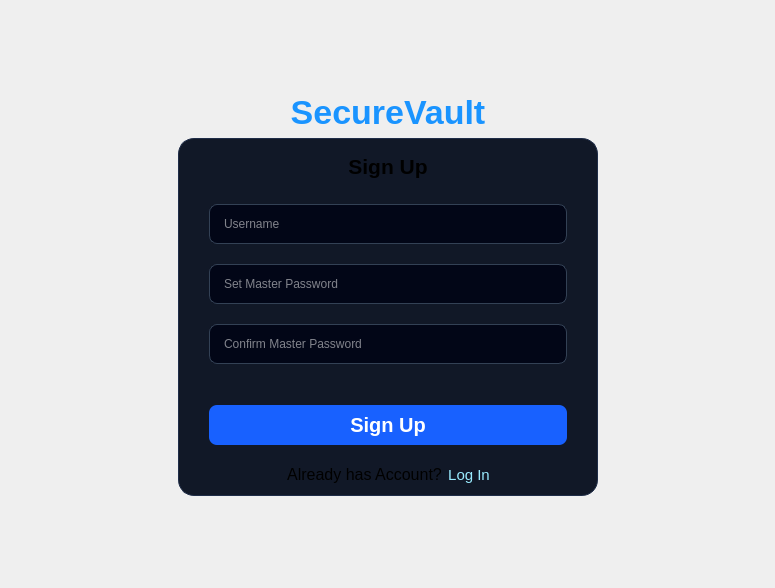
<?xml version="1.0" encoding="UTF-8"?>
<ui version="4.0">
 <class>SignupPage</class>
 <widget class="QWidget" name="SignupPage">
  <property name="geometry">
   <rect>
    <x>0</x>
    <y>0</y>
    <width>775</width>
    <height>588</height>
   </rect>
  </property>
  <property name="windowTitle">
   <string>SignupPage</string>
  </property>
  <property name="styleSheet">
   <string notr="true">#signupCard {
    background-color: rgb(17, 24, 39);
    border-radius: 16px;
	border: 1px solid rgb(31, 45, 72);
}

QLabel#appName{
font-size: 34px;
color: rgb(26, 148, 255);
font-weight: bold;
}

QLineEdit {
    background-color: rgb(2, 6, 23);
    color: rgb(255, 255, 255);
    border: 1px solid rgb(51, 65, 85);
    border-radius: 8px;
    padding: 8px 12px;
}
QLineEdit:focus {
    border: 1px solid rgb(10, 94, 221);
}

#signupButton {
    background-color: rgb(24, 97, 255);
    color: rgb(255, 255, 255);
	font-size: 20px;
    font-weight: bold;
	border-radius: 8px;
}
#signupButton:hover {
    background-color: rgb(59, 130, 246);
}

#loginButton {
    background: transparent;
    border: none;
    padding: 0;
    color: rgb(153, 235, 255);   
    font-weight: normal;
}

#loginButton:hover {
    text-decoration: underline;
}

#loginButton:pressed {
    color: rgb(0, 90, 158);
}

#signupLabel {
	padding: 5px 7px;
}</string>
  </property>
  <layout class="QGridLayout" name="gridLayout_4">
   <item row="1" column="1">
    <widget class="QWidget" name="widget" native="true">
     <layout class="QGridLayout" name="gridLayout_3">
      <item row="0" column="0">
       <widget class="QLabel" name="appName">
        <property name="minimumSize">
         <size>
          <width>70</width>
          <height>40</height>
         </size>
        </property>
        <property name="maximumSize">
         <size>
          <width>16777215</width>
          <height>50</height>
         </size>
        </property>
        <property name="font">
         <font>
          <pointsize>-1</pointsize>
          <bold>true</bold>
          <underline>false</underline>
         </font>
        </property>
        <property name="styleSheet">
         <string notr="true"/>
        </property>
        <property name="text">
         <string>SecureVault</string>
        </property>
        <property name="alignment">
         <set>Qt::AlignmentFlag::AlignCenter</set>
        </property>
       </widget>
      </item>
      <item row="1" column="0">
       <widget class="QWidget" name="signupCard" native="true">
        <property name="sizePolicy">
         <sizepolicy hsizetype="Fixed" vsizetype="Preferred">
          <horstretch>0</horstretch>
          <verstretch>0</verstretch>
         </sizepolicy>
        </property>
        <property name="minimumSize">
         <size>
          <width>420</width>
          <height>350</height>
         </size>
        </property>
        <property name="maximumSize">
         <size>
          <width>399</width>
          <height>400</height>
         </size>
        </property>
        <property name="autoFillBackground">
         <bool>false</bool>
        </property>
        <property name="styleSheet">
         <string notr="true"/>
        </property>
        <layout class="QVBoxLayout" name="verticalLayout_5">
         <item>
          <layout class="QVBoxLayout" name="signupCardLayout" stretch="0,0,0,5,0,5,5">
           <property name="spacing">
            <number>20</number>
           </property>
           <property name="leftMargin">
            <number>20</number>
           </property>
           <property name="rightMargin">
            <number>20</number>
           </property>
           <property name="bottomMargin">
            <number>0</number>
           </property>
           <item>
            <widget class="QLabel" name="signupLabel">
             <property name="font">
              <font>
               <pointsize>16</pointsize>
               <bold>true</bold>
              </font>
             </property>
             <property name="styleSheet">
              <string notr="true"/>
             </property>
             <property name="text">
              <string>Sign Up</string>
             </property>
             <property name="alignment">
              <set>Qt::AlignmentFlag::AlignCenter</set>
             </property>
            </widget>
           </item>
           <item>
            <widget class="QLineEdit" name="usernameLineEdit">
             <property name="minimumSize">
              <size>
               <width>60</width>
               <height>40</height>
              </size>
             </property>
             <property name="maximumSize">
              <size>
               <width>400</width>
               <height>40</height>
              </size>
             </property>
             <property name="styleSheet">
              <string notr="true"/>
             </property>
             <property name="placeholderText">
              <string>Username</string>
             </property>
            </widget>
           </item>
           <item>
            <widget class="QLineEdit" name="passwordLineEdit">
             <property name="minimumSize">
              <size>
               <width>60</width>
               <height>40</height>
              </size>
             </property>
             <property name="maximumSize">
              <size>
               <width>400</width>
               <height>40</height>
              </size>
             </property>
             <property name="styleSheet">
              <string notr="true"/>
             </property>
             <property name="echoMode">
              <enum>QLineEdit::EchoMode::Password</enum>
             </property>
             <property name="placeholderText">
              <string>Set Master Password</string>
             </property>
            </widget>
           </item>
           <item>
            <widget class="QLineEdit" name="confirmPasswordLineEdit">
             <property name="minimumSize">
              <size>
               <width>60</width>
               <height>40</height>
              </size>
             </property>
             <property name="maximumSize">
              <size>
               <width>400</width>
               <height>40</height>
              </size>
             </property>
             <property name="styleSheet">
              <string notr="true"/>
             </property>
             <property name="echoMode">
              <enum>QLineEdit::EchoMode::Password</enum>
             </property>
             <property name="placeholderText">
              <string>Confirm Master Password</string>
             </property>
            </widget>
           </item>
           <item>
            <widget class="QLabel" name="messageLabel">
             <property name="maximumSize">
              <size>
               <width>320</width>
               <height>20</height>
              </size>
             </property>
             <property name="font">
              <font>
               <pointsize>-1</pointsize>
              </font>
             </property>
             <property name="styleSheet">
              <string notr="true">#errorLabel{
	color: #ff4d4f;
	font-size: 13px;
}</string>
             </property>
             <property name="text">
              <string/>
             </property>
            </widget>
           </item>
           <item>
            <widget class="QPushButton" name="signupButton">
             <property name="minimumSize">
              <size>
               <width>60</width>
               <height>40</height>
              </size>
             </property>
             <property name="maximumSize">
              <size>
               <width>400</width>
               <height>40</height>
              </size>
             </property>
             <property name="cursor">
              <cursorShape>PointingHandCursor</cursorShape>
             </property>
             <property name="styleSheet">
              <string notr="true"/>
             </property>
             <property name="text">
              <string>Sign Up</string>
             </property>
             <property name="checkable">
              <bool>false</bool>
             </property>
             <property name="flat">
              <bool>false</bool>
             </property>
            </widget>
           </item>
           <item>
            <layout class="QHBoxLayout" name="bottombarLayout">
             <item>
              <spacer name="horizontalSpacer_3">
               <property name="orientation">
                <enum>Qt::Orientation::Horizontal</enum>
               </property>
               <property name="sizeHint" stdset="0">
                <size>
                 <width>40</width>
                 <height>20</height>
                </size>
               </property>
              </spacer>
             </item>
             <item>
              <widget class="QLabel" name="hasAccountLabel">
               <property name="maximumSize">
                <size>
                 <width>400</width>
                 <height>60</height>
                </size>
               </property>
               <property name="font">
                <font>
                 <pointsize>12</pointsize>
                </font>
               </property>
               <property name="text">
                <string>&lt;html&gt;&lt;head/&gt;&lt;body&gt;&lt;p&gt;Already has Account?&lt;/p&gt;&lt;/body&gt;&lt;/html&gt;</string>
               </property>
               <property name="alignment">
                <set>Qt::AlignmentFlag::AlignCenter</set>
               </property>
              </widget>
             </item>
             <item>
              <widget class="QPushButton" name="loginButton">
               <property name="font">
                <font>
                 <pointsize>11</pointsize>
                 <bold>false</bold>
                </font>
               </property>
               <property name="styleSheet">
                <string notr="true"/>
               </property>
               <property name="text">
                <string>Log In</string>
               </property>
              </widget>
             </item>
             <item>
              <spacer name="horizontalSpacer_4">
               <property name="orientation">
                <enum>Qt::Orientation::Horizontal</enum>
               </property>
               <property name="sizeHint" stdset="0">
                <size>
                 <width>40</width>
                 <height>20</height>
                </size>
               </property>
              </spacer>
             </item>
            </layout>
           </item>
          </layout>
         </item>
        </layout>
       </widget>
      </item>
     </layout>
    </widget>
   </item>
   <item row="0" column="1">
    <spacer name="verticalSpacer_1">
     <property name="orientation">
      <enum>Qt::Orientation::Vertical</enum>
     </property>
     <property name="sizeHint" stdset="0">
      <size>
       <width>20</width>
       <height>40</height>
      </size>
     </property>
    </spacer>
   </item>
   <item row="1" column="0">
    <spacer name="horizontalSpacer_1">
     <property name="orientation">
      <enum>Qt::Orientation::Horizontal</enum>
     </property>
     <property name="sizeHint" stdset="0">
      <size>
       <width>40</width>
       <height>20</height>
      </size>
     </property>
    </spacer>
   </item>
   <item row="2" column="1">
    <spacer name="verticalSpacer_2">
     <property name="orientation">
      <enum>Qt::Orientation::Vertical</enum>
     </property>
     <property name="sizeHint" stdset="0">
      <size>
       <width>20</width>
       <height>40</height>
      </size>
     </property>
    </spacer>
   </item>
   <item row="1" column="2">
    <spacer name="horizontalSpacer_2">
     <property name="orientation">
      <enum>Qt::Orientation::Horizontal</enum>
     </property>
     <property name="sizeHint" stdset="0">
      <size>
       <width>40</width>
       <height>20</height>
      </size>
     </property>
    </spacer>
   </item>
  </layout>
 </widget>
 <layoutdefault spacing="6" margin="11"/>
 <resources/>
 <connections/>
</ui>
